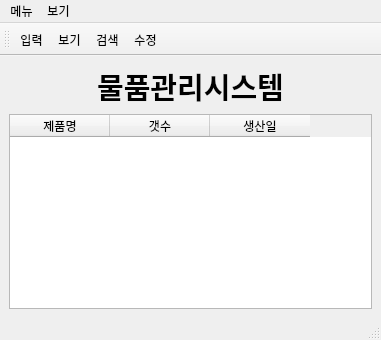
<?xml version="1.0" encoding="UTF-8"?>
<ui version="4.0">
 <class>MainWindow</class>
 <widget class="QMainWindow" name="MainWindow">
  <property name="geometry">
   <rect>
    <x>0</x>
    <y>0</y>
    <width>381</width>
    <height>340</height>
   </rect>
  </property>
  <property name="windowTitle">
   <string>MainWindow</string>
  </property>
  <widget class="QWidget" name="centralwidget">
   <layout class="QVBoxLayout" name="verticalLayout">
    <item>
     <widget class="QLabel" name="label">
      <property name="font">
       <font>
        <pointsize>22</pointsize>
        <weight>75</weight>
        <bold>true</bold>
       </font>
      </property>
      <property name="text">
       <string>물품관리시스템</string>
      </property>
      <property name="alignment">
       <set>Qt::AlignCenter</set>
      </property>
     </widget>
    </item>
    <item>
     <widget class="QTableWidget" name="tableWidget">
      <property name="layoutDirection">
       <enum>Qt::LeftToRight</enum>
      </property>
      <property name="showGrid">
       <bool>true</bool>
      </property>
      <property name="columnCount">
       <number>3</number>
      </property>
      <column>
       <property name="text">
        <string>제품명</string>
       </property>
      </column>
      <column>
       <property name="text">
        <string>갯수</string>
       </property>
      </column>
      <column>
       <property name="text">
        <string>생산일</string>
       </property>
      </column>
     </widget>
    </item>
   </layout>
  </widget>
  <widget class="QMenuBar" name="menubar">
   <property name="geometry">
    <rect>
     <x>0</x>
     <y>0</y>
     <width>381</width>
     <height>21</height>
    </rect>
   </property>
   <widget class="QMenu" name="menu">
    <property name="title">
     <string>메뉴</string>
    </property>
    <addaction name="actionInput"/>
    <addaction name="actionView"/>
   </widget>
   <widget class="QMenu" name="menu_2">
    <property name="title">
     <string>보기</string>
    </property>
    <addaction name="actionSearch"/>
    <addaction name="actionModify"/>
   </widget>
   <addaction name="menu"/>
   <addaction name="menu_2"/>
  </widget>
  <widget class="QStatusBar" name="statusbar"/>
  <widget class="QToolBar" name="toolBar">
   <property name="windowTitle">
    <string>toolBar</string>
   </property>
   <attribute name="toolBarArea">
    <enum>TopToolBarArea</enum>
   </attribute>
   <attribute name="toolBarBreak">
    <bool>false</bool>
   </attribute>
   <addaction name="actionInput"/>
   <addaction name="actionView"/>
   <addaction name="actionSearch"/>
   <addaction name="actionModify"/>
  </widget>
  <action name="actionInput">
   <property name="icon">
    <iconset>
     <normaloff>if_-08_3057693.png</normaloff>if_-08_3057693.png</iconset>
   </property>
   <property name="text">
    <string>입력</string>
   </property>
  </action>
  <action name="actionView">
   <property name="icon">
    <iconset>
     <normaloff>if_-13_3057628.png</normaloff>if_-13_3057628.png</iconset>
   </property>
   <property name="text">
    <string>보기</string>
   </property>
  </action>
  <action name="actionSearch">
   <property name="icon">
    <iconset>
     <normaloff>if_-56_3057662.png</normaloff>if_-56_3057662.png</iconset>
   </property>
   <property name="text">
    <string>검색</string>
   </property>
  </action>
  <action name="actionModify">
   <property name="icon">
    <iconset>
     <normaloff>if_-54_3057663.png</normaloff>if_-54_3057663.png</iconset>
   </property>
   <property name="text">
    <string>수정</string>
   </property>
  </action>
 </widget>
 <resources/>
 <connections/>
</ui>
